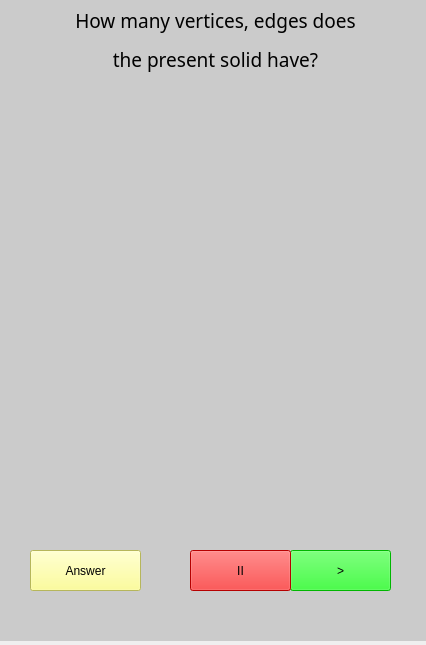
<?xml version="1.0" encoding="UTF-8"?>
<ui version="4.0">
 <class>Dialog3</class>
 <widget class="QWidget" name="Dialog3">
  <property name="geometry">
   <rect>
    <x>0</x>
    <y>0</y>
    <width>426</width>
    <height>645</height>
   </rect>
  </property>
  <property name="maximumSize">
   <size>
    <width>426</width>
    <height>645</height>
   </size>
  </property>
  <property name="windowTitle">
   <string>Visualisation</string>
  </property>
  <property name="styleSheet">
   <string notr="true"/>
  </property>
  <widget class="QLabel" name="label">
   <property name="geometry">
    <rect>
     <x>0</x>
     <y>0</y>
     <width>428</width>
     <height>641</height>
    </rect>
   </property>
   <property name="maximumSize">
    <size>
     <width>428</width>
     <height>677</height>
    </size>
   </property>
   <property name="styleSheet">
    <string notr="true">background-color: rgb(203, 203, 203)</string>
   </property>
   <property name="text">
    <string/>
   </property>
  </widget>
  <widget class="QPushButton" name="pushButton">
   <property name="geometry">
    <rect>
     <x>290</x>
     <y>550</y>
     <width>101</width>
     <height>41</height>
    </rect>
   </property>
   <property name="styleSheet">
    <string notr="true">background-color: rgb(238, 238, 236);
background-color: rgb(0, 255, 0);
color: rgb(0, 0,0);</string>
   </property>
   <property name="text">
    <string>&gt;</string>
   </property>
  </widget>
  <widget class="QPushButton" name="pushButton_2">
   <property name="geometry">
    <rect>
     <x>190</x>
     <y>550</y>
     <width>101</width>
     <height>41</height>
    </rect>
   </property>
   <property name="styleSheet">
    <string notr="true">background-color: rgb(255, 0, 0);
background-color: rgb(255, 0, 0);
color: rgb(0, 0, 0);</string>
   </property>
   <property name="text">
    <string>II</string>
   </property>
  </widget>
  <widget class="QLabel" name="label_2">
   <property name="geometry">
    <rect>
     <x>-10</x>
     <y>-10</y>
     <width>451</width>
     <height>101</height>
    </rect>
   </property>
   <property name="font">
    <font>
     <family>Reem Kufi</family>
     <pointsize>14</pointsize>
    </font>
   </property>
   <property name="styleSheet">
    <string notr="true">color: rgb(0, 0, 0);
</string>
   </property>
   <property name="text">
    <string>&lt;html&gt;&lt;head/&gt;&lt;body&gt;&lt;p align=&quot;center&quot;&gt;How many vertices, edges does&lt;/p&gt;&lt;p align=&quot;center&quot;&gt;the present solid have?&lt;/p&gt;&lt;/body&gt;&lt;/html&gt;</string>
   </property>
  </widget>
  <widget class="QPushButton" name="pushButton_3">
   <property name="geometry">
    <rect>
     <x>30</x>
     <y>550</y>
     <width>111</width>
     <height>41</height>
    </rect>
   </property>
   <property name="styleSheet">
    <string notr="true">background-color: rgb(255, 255, 127);</string>
   </property>
   <property name="text">
    <string>Answer</string>
   </property>
  </widget>
 </widget>
 <resources/>
 <connections/>
</ui>
